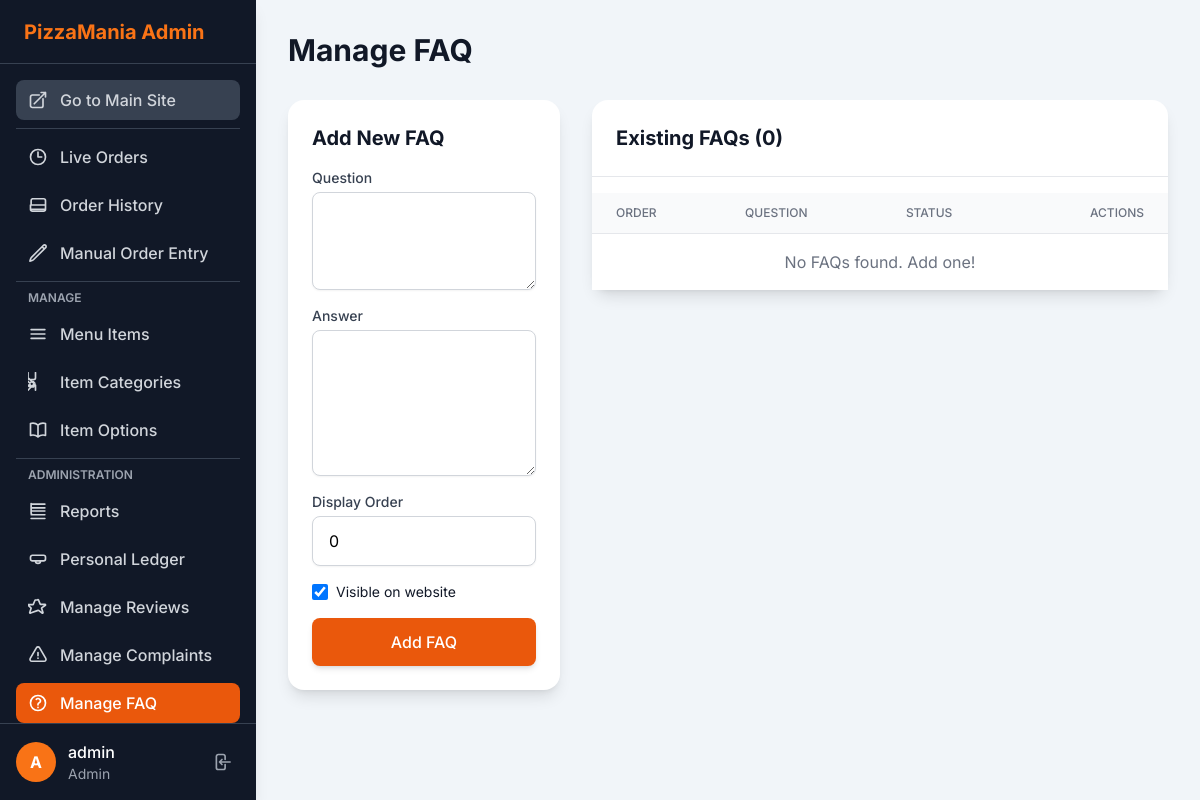
Page /admin/manage_faq.php (signed in) on the earlier database version.
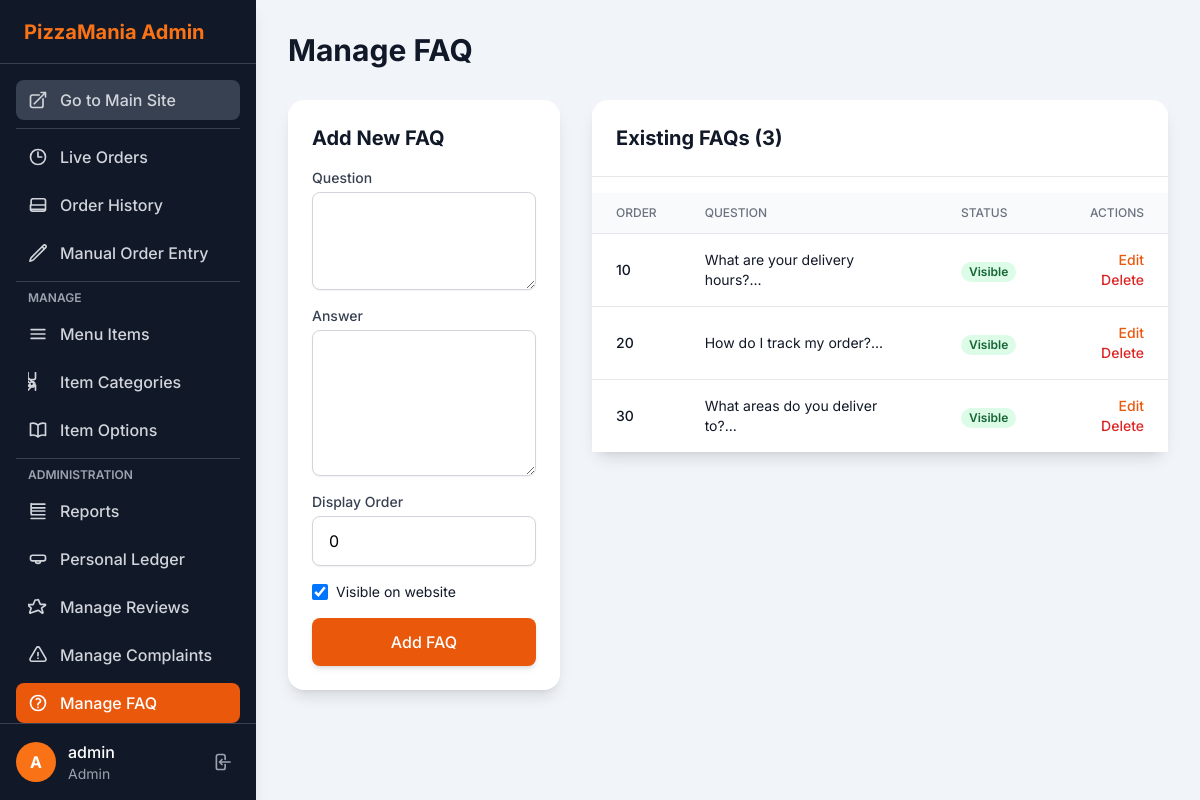
Same page on the later database version.
### tables this page shows
CREATE TABLE IF NOT EXISTS `faq` (
  `id` int NOT NULL AUTO_INCREMENT,
  `question` text NOT NULL,
  `answer` text NOT NULL,
  `display_order` int NOT NULL DEFAULT '0',
  `is_visible` tinyint(1) NOT NULL DEFAULT '1',
  PRIMARY KEY (`id`)
);

### config.php (called while the page is built, shortened)
<?php
function get_csrf_token() {
    return $_SESSION['csrf_token'];
}
function e($data) {
    return htmlspecialchars($data ?? '', ENT_QUOTES, 'UTF-8');
}
?>

### admin/manage_faq.php (the view, shortened to what this page needs)
<?php
require_once('header.php');
$action = $_GET['action'] ?? 'list';
$page_title = 'Manage FAQ';
$question = '';
$answer = '';
$display_order = 0;
$is_visible = 1;
$faqs = [];
$result = $db->query("SELECT * FROM faq ORDER BY display_order ASC");
if ($result) {
    while ($row = $result->fetch_assoc()) {
        $faqs[] = $row;
    }
}
?>
<h1 class="text-3xl font-bold text-gray-900 mb-8"><?php echo e($page_title); ?></h1>
<div class="grid grid-cols-1 lg:grid-cols-3 gap-8">
    <div class="lg:col-span-1">
        <div class="bg-white p-6 rounded-2xl shadow-lg">
            <h2 class="text-xl font-bold text-gray-900 mb-4">
                <?php echo ($action === 'edit') ? 'Edit FAQ' : 'Add New FAQ'; ?>
            </h2>
            <form action="manage_faq.php" method="POST" class="space-y-4">
                <div>
                    <label for="question" class="block text-sm font-medium text-gray-700">Question</label>
                    <textarea id="question" name="question" rows="3" required
                              class="mt-1 block w-full px-4 py-3 border border-gray-300 rounded-lg shadow-sm focus:outline-none focus:ring-2 focus:ring-orange-500"><?php echo e($question); ?></textarea>
                </div>
                <div>
                    <label for="answer" class="block text-sm font-medium text-gray-700">Answer</label>
                    <textarea id="answer" name="answer" rows="5" required
                              class="mt-1 block w-full px-4 py-3 border border-gray-300 rounded-lg shadow-sm focus:outline-none focus:ring-2 focus:ring-orange-500"><?php echo e($answer); ?></textarea>
                </div>
                <div>
                    <label for="display_order" class="block text-sm font-medium text-gray-700">Display Order</label>
                    <input type="number" id="display_order" name="display_order" value="<?php echo e($display_order); ?>" required
                           class="mt-1 block w-full px-4 py-3 border border-gray-300 rounded-lg shadow-sm focus:outline-none focus:ring-2 focus:ring-orange-500">
                </div>
                <div class="flex items-center">
                    <input type="checkbox" id="is_visible" name="is_visible" value="1" <?php echo ($is_visible) ? 'checked' : ''; ?>
                           class="h-4 w-4 text-orange-600 border-gray-300 rounded focus:ring-orange-500">
                    <label for="is_visible" class="ml-2 block text-sm text-gray-900">
                        Visible on website
                    </label>
                </div>
                <div class="flex space-x-2">
                    <button type="submit" class="w-full py-3 px-4 bg-orange-600 text-white font-medium rounded-lg shadow-md hover:bg-orange-700">
                        <?php echo ($action === 'edit') ? 'Save Changes' : 'Add FAQ'; ?>
                    </button>
                </div>
            </form>
        </div>
    </div>
    <div class="lg:col-span-2">
        <div class="bg-white rounded-2xl shadow-lg">
            <h2 class="text-xl font-bold text-gray-900 mb-4 p-6 border-b border-gray-200">
                Existing FAQs (<?php echo count($faqs); ?>)
            </h2>
            <div class="overflow-x-auto">
                <table class="min-w-full divide-y divide-gray-200">
                    <thead class="bg-gray-50">
                        <tr>
                            <th class="px-6 py-3 text-left text-xs font-medium text-gray-500 uppercase">Order</th>
                            <th class="px-6 py-3 text-left text-xs font-medium text-gray-500 uppercase">Question</th>
                            <th class="px-6 py-3 text-left text-xs font-medium text-gray-500 uppercase">Status</th>
                            <th class="px-6 py-3 text-right text-xs font-medium text-gray-500 uppercase">Actions</th>
                        </tr>
                    </thead>
                    <tbody class="bg-white divide-y divide-gray-200">
                        <?php if (empty($faqs)): ?>
                            <tr><td colspan="4" class="px-6 py-4 text-center text-gray-500">No FAQs found. Add one!</td></tr>
                        <?php else: ?>
                            <?php foreach ($faqs as $faq): ?>
                                <tr>
                                    <td class="px-6 py-4"><div class="text-sm font-medium text-gray-900"><?php echo e($faq['display_order']); ?></div></td>
                                    <td class="px-6 py-4"><div class="text-sm text-gray-900"><?php echo e(substr($faq['question'], 0, 50)); ?>...</div></td>
                                    <td class="px-6 py-4">
                                        <?php if ($faq['is_visible']): ?>
                                            <span class="px-2 inline-flex text-xs leading-5 font-semibold rounded-full bg-green-100 text-green-800">Visible</span>
                                        <?php else: ?>
                                            <span class="px-2 inline-flex text-xs leading-5 font-semibold rounded-full bg-gray-100 text-gray-800">Hidden</span>
                                        <?php endif; ?>
                                    </td>
                                    <td class="px-6 py-4 text-right text-sm font-medium space-x-2">
                                        <a href="manage_faq.php?action=edit&id=<?php echo e($faq['id']); ?>" class="text-orange-600 hover:text-orange-900">Edit</a>
                                        <a href="manage_faq.php?action=delete&id=<?php echo e($faq['id']); ?>&csrf_token=<?php echo e(get_csrf_token()); ?>"
                                           class="text-red-600 hover:text-red-900"
                                           onclick="return confirm('Are you sure you want to delete this FAQ?');">Delete</a>
                                    </td>
                                </tr>
                            <?php endforeach; ?>
                        <?php endif; ?>
                    </tbody>
                </table>
            </div>
        </div>
    </div>
</div>
<?php
require_once('footer.php');
?>

### admin/header.php (shortened to what this page needs)
<?php
require_once('../config.php');
$user_role = $_SESSION['user_role'] ?? 'manager';
function hasAdminAccess() {
    return $_SESSION['user_role'] === 'admin';
}
$username = e($_SESSION['username']);
$user_initial = strtoupper(substr($username, 0, 1));
?>
<!DOCTYPE html>
<html lang="en">
<head>
    <script src="https://cdn.tailwindcss.com"></script>
</head>
<body class="bg-slate-100 font-sans antialiased">
    <div class="relative min-h-screen lg:flex">
        <aside id="sidebar" class="bg-gray-900 text-white w-64 fixed inset-y-0 left-0 z-50 transform -translate-x-full lg:translate-x-0 transition-transform duration-300 ease-in-out flex flex-col h-screen shadow-lg">
            <div class="h-16 flex items-center px-6 border-b border-gray-700">
                <a href="live_orders.php" class="text-xl font-bold text-orange-500">PizzaMania Admin</a>
            </div>
            <nav class="flex-1 px-4 py-4 space-y-2 overflow-y-auto">
                <a href="<?php echo BASE_URL; ?>" target="_blank" class="flex items-center space-x-3 px-3 py-2 rounded-lg nav-link-default bg-gray-700 hover:bg-orange-600 hover:text-white">
                    <svg xmlns="http://www.w3.org/2000/svg" fill="none" viewBox="0 0 24 24" stroke-width="2" stroke="currentColor" class="w-5 h-5"><path stroke-linecap="round" stroke-linejoin="round" d="M13.5 6H5.25A2.25 2.25 0 003 8.25v10.5A2.25 2.25 0 005.25 21h10.5A2.25 2.25 0 0018 18.75V10.5m-10.5 6L21 3m0 0h-5.25M21 3v5.25" /></svg>
                    <span class="font-medium">Go to Main Site</span>
                </a>
                <hr class="border-gray-700 my-4">
                <a href="live_orders.php" class="flex items-center space-x-3 px-3 py-2 rounded-lg nav-link-default">
                    <svg xmlns="http://www.w3.org/2000/svg" fill="none" viewBox="0 0 24 24" stroke-width="2" stroke="currentColor" class="w-5 h-5"><path stroke-linecap="round" stroke-linejoin="round" d="M12 6v6h4.5m4.5 0a9 9 0 11-18 0 9 9 0 0118 0z" /></svg>
                    <span class="font-medium">Live Orders</span>
                </a>
                <a href="manage_orders.php" class="flex items-center space-x-3 px-3 py-2 rounded-lg nav-link-default">
                    <span class="font-medium">Order History</span>
                </a>
                <a href="manual_order.php" class="flex items-center space-x-3 px-3 py-2 rounded-lg nav-link-default">
                    <span class="font-medium">Manual Order Entry</span>
                </a>
                <hr class="border-gray-700">
                <p class="px-3 text-xs font-semibold text-gray-400 uppercase">Manage</p>
                <a href="manage_menu_items.php" class="flex items-center space-x-3 px-3 py-2 rounded-lg nav-link-default">
                    <svg xmlns="http://www.w3.org/2000/svg" fill="none" viewBox="0 0 24 24" stroke-width="2" stroke="currentColor" class="w-5 h-5"><path stroke-linecap="round" stroke-linejoin="round" d="M3.75 6.75h16.5M3.75 12h16.5m-16.5 5.25h16.5" /></svg>
                    <span class="font-medium">Menu Items</span>
                </a>
                <a href="manage_categories.php" class="flex items-center space-x-3 px-3 py-2 rounded-lg nav-link-default">
                    <span class="font-medium">Item Categories</span>
                </a>
                 <a href="manage_item_options.php" class="flex items-center space-x-3 px-3 py-2 rounded-lg nav-link-default">
                    <span class="font-medium">Item Options</span>
                </a>
                <?php if (hasAdminAccess()): ?>
                    <hr class="border-gray-700 my-4">
                    <p class="px-3 text-xs font-semibold text-gray-400 uppercase">Administration</p>
                    <a href="reports.php" class="flex items-center space-x-3 px-3 py-2 rounded-lg nav-link-default">
                        <svg xmlns="http://www.w3.org/2000/svg" fill="none" viewBox="0 0 24 24" stroke-width="2" stroke="currentColor" class="w-5 h-5"><path stroke-linecap="round" stroke-linejoin="round" d="M3.75 3v11.25A2.25 2.25 0 006 16.5h12M3.75 3.75h16.5M3.75 12h16.5m-16.5 4.5h16.5m-16.5 4.5h16.5M3.75 8.25h16.5" /></svg>
                        <span class="font-medium">Reports</span>
                    </a>
                    <a href="ledger.php" class="flex items-center space-x-3 px-3 py-2 rounded-lg nav-link-default">
                        <span class="font-medium">Personal Ledger</span>
                    </a>
                    <a href="manage_reviews.php" class="flex items-center space-x-3 px-3 py-2 rounded-lg nav-link-default">
                        <span class="font-medium">Manage Reviews</span>
                    </a>
                    <a href="manage_complaints.php" class="flex items-center space-x-3 px-3 py-2 rounded-lg nav-link-default">
                        <span class="font-medium">Manage Complaints</span>
                    </a>
                    <a href="manage_faq.php" class="flex items-center space-x-3 px-3 py-2 rounded-lg nav-link-default">
                        <span class="font-medium">Manage FAQ</span>
                    </a>
                <?php endif; ?>
            </nav>
            <div class="p-4 border-t border-gray-700">
                <div class="flex items-center justify-between">
                    <div class="flex items-center space-x-3">
                        <div class="w-10 h-10 rounded-full bg-orange-500 flex items-center justify-center font-bold">
                            <?php echo e($user_initial); ?>
                        </div>
                        <div>
                            <div class="font-medium"><?php echo e($username); ?></div>
                            <div class="text-sm text-gray-400 capitalize"><?php echo e($user_role); ?></div>
                        </div>
                    </div>
                    <a href="logout.php?csrf_token=<?php echo e(get_csrf_token()); ?>" title="Logout" class="p-2 rounded-lg text-gray-400 hover:bg-gray-700 hover:text-white">
                    </a>
                </div>
            </div>
        </aside>
        <main class="flex-1 lg:ml-64">
            <div class="p-6 lg:p-8">

### admin/footer.php (shortened to what this page needs)
            </div>
        </main>
    </div>
</body>
</html>

### admin/header.php (style rules this page uses)
.nav-link-active { background-color: #ea580c; color: #ffffff; }
.nav-link-default { color: #d1d5db; }

Differences in the rows shown:
added faq: display_order "10", question "What are your delivery hours?", is_visible "Visible"
added faq: display_order "20", question "How do I track my order?", is_visible "Visible"
added faq: display_order "30", question "What areas do you deliver to?", is_visible "Visible"
Other differences:
count($faqs): "0" → "3"
text no longer shown: "No FAQs found. Add one!"
